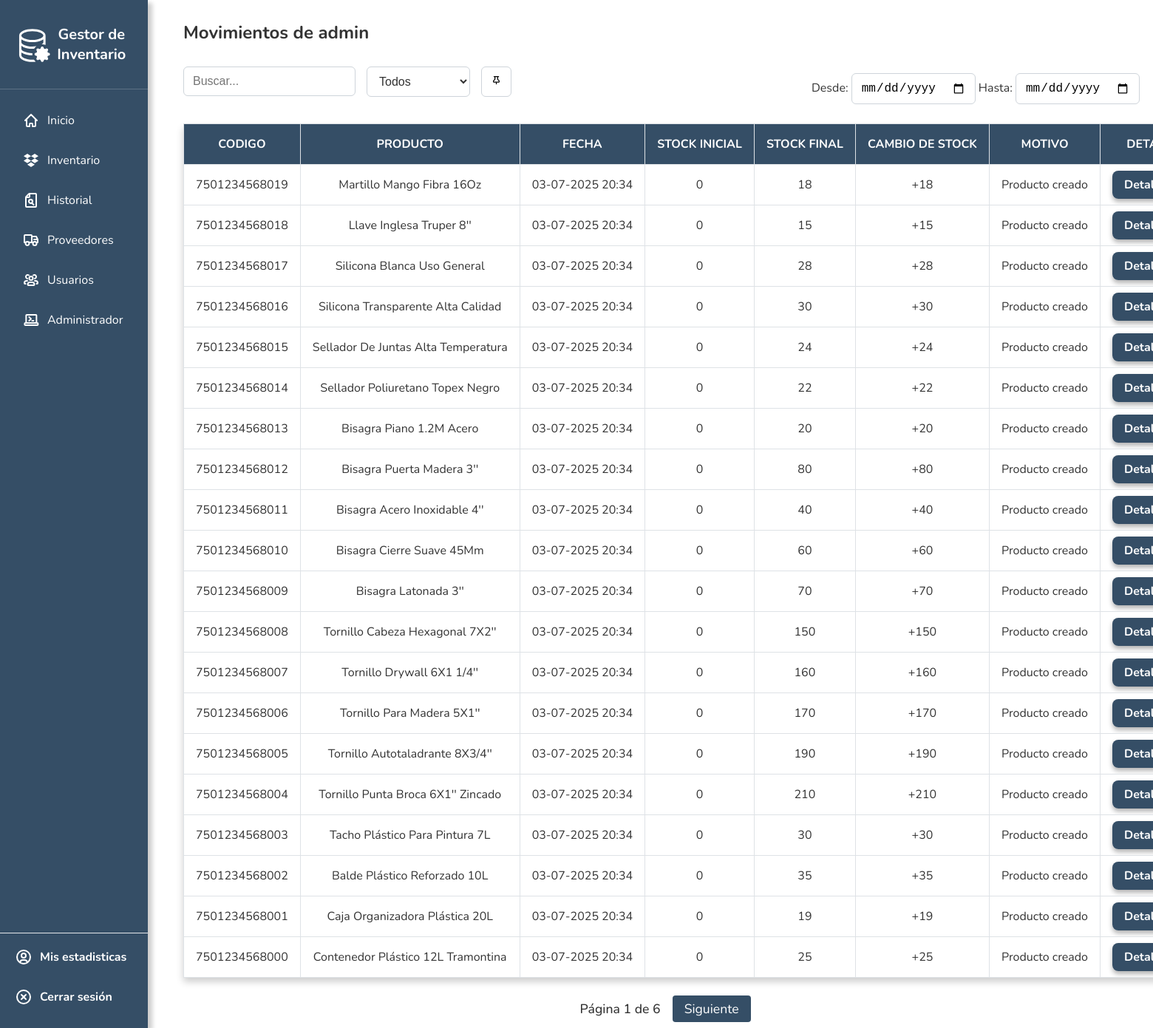
Screenshot of /user-mov/ (signed in) with the database file from the repository.
### inventory/models.py (models this page shows, shortened)
class HistorialMovimiento(models.Model):
    producto_id = models.IntegerField()
    nombre_producto = models.CharField(max_length=200)
    tipo_producto = models.CharField(max_length=50)
    codigo_barras = models.CharField(max_length=100, blank=True, null=True)
    fecha = models.DateTimeField(default=now)
    cambio_stock = models.IntegerField()
    stock_final = models.IntegerField()
    motivo = models.CharField(max_length=255, blank=True)
    usuario = models.ForeignKey(User, on_delete=models.SET_NULL, null=True, blank=True)
    precio = models.IntegerField()  # Assuming you want to track the price in the history
    boleta_codigo = models.CharField(max_length=32, blank=True, null=True, help_text="Código de boleta chileno (opcional)")

### inventory/views.py (the view)
# urls.py: path('user-mov/', user_mov, name='user_mov'),
@login_required
def user_mov(request):
    query = request.GET.get('q', '')
    product_type_filter = request.GET.get('type', '')
    start_date = request.GET.get('start')
    end_date = request.GET.get('end')
    movimientos = HistorialMovimiento.objects.filter(usuario=request.user).order_by('-fecha')
    if query:
        movimientos = movimientos.filter(
            Q(nombre_producto__icontains=query) |
            Q(codigo_barras__icontains=query)
        )
    if product_type_filter:
        movimientos = movimientos.filter(tipo_producto=product_type_filter)
    if start_date:
        try:
            start_date = datetime.strptime(start_date, '%Y-%m-%d').date()
            movimientos = movimientos.filter(fecha__date__gte=start_date)
        except ValueError:
            pass
    if end_date:
        try:
            end_date = datetime.strptime(end_date, '%Y-%m-%d').date()
            movimientos = movimientos.filter(fecha__date__lte=end_date)
        except ValueError:
            pass
    for mov in movimientos:
        mov.stock_inicial = mov.stock_final - mov.cambio_stock
    paginator = Paginator(movimientos, 20)
    page_number = request.GET.get('page')
    movimientos = paginator.get_page(page_number)
    product_types = HistorialMovimiento.objects.filter(usuario=request.user).values_list('tipo_producto', flat=True).distinct().order_by('tipo_producto')
    context = {
        'movimientos': movimientos,
        'product_types': product_types,
        'current_query': query,
        'current_type': product_type_filter,
        'current_start': request.GET.get('start', ''),
        'current_end': request.GET.get('end', ''),
        'user': request.user
    }
    return render(request, 'inv/user_mov.html', context)

### inventory/templates/inv/user_mov.html (shortened to what this page needs)
{% extends 'inv/base.html' %}
{% load static %}
{% block body %}
<h2>Movimientos de {{ user.username }}</h2>
<div class="container-set-inventory">
  <div class="add_buttons">
    <div class="inventory-left">
      <div class="button-group">
        <input type="text" id="searchInput" placeholder="Buscar..." class="form-control" value="{{ current_query }}" />
      </div>
      <div class="button-group">
        <select id="filterType" class="form-select">
          <option value="">Todos</option>
        </select>
        <button type="submit" class="dynamic-table-button"></button>
      </div>
    </div>
    <div class="button-group-2">
      <label for="startDate">Desde:</label>
      <input type="date" id="startDate" class="form-control" value="{{ current_start }}">
      <label for="endDate">Hasta:</label>
      <input type="date" id="endDate" class="form-control" value="{{ current_end }}">
    </div>
  </div>
</div>
<div id="tablaHistorial">
  {% include 'inv/tabla_user_mov.html' %}
</div>
{% endblock %}

### inventory/templates/inv/tabla_user_mov.html (shortened to what this page needs)
<table class="table table-striped">
  <thead>
    <tr>
      <th>Codigo</th>
      <th>Producto</th>
      <th>Fecha</th>
      <th>Stock Inicial</th>
      <th>Stock Final</th>
      <th>Cambio de Stock</th>
      <th>Motivo</th>
      <th>Detalle</th>
    </tr>
  </thead>
  <tbody>
    {% for mov in movimientos %}
      <tr>
        <td>{{ mov.codigo_barras }}</td>
        <td>{{ mov.nombre_producto }}</td>
        <td>{{ mov.fecha|date:"d-m-Y H:i" }}</td>
        <td>
          {% if mov.stock_inicial %}
            {{ mov.stock_inicial }}
          {% else %}
            {{ mov.stock_final|add:mov.cambio_stock|add:"-"|add:mov.cambio_stock|add:"-"|add:mov.cambio_stock|default:0 }}
          {% endif %}
        </td>
        <td>{{ mov.stock_final }}</td>
        <td>{% if mov.cambio_stock > 0 %}+{% endif %}{{ mov.cambio_stock }}</td>
        <td>{{ mov.motivo }}</td>
        <td style="padding-right:30px;">
          <a href="{% url 'detalle_user_mov' mov.pk %}" class="btn-detalles">Detalles</a>
        </td>
      </tr>
    {% empty %}
      <tr><td colspan="8">No hay movimientos.</td></tr>
    {% endfor %}
  </tbody>
</table>
<div class="pagination">
  <span>Página {{ movimientos.number }} de {{ movimientos.paginator.num_pages }}</span>
  {% if movimientos.has_next %}
    <a href="?page={{ movimientos.next_page_number }}&q={{ current_query }}&type={{ current_type }}&start={{ current_start }}&end={{ current_end }}">Siguiente</a>
  {% endif %}
</div>

### inventory/static/css/style.css (style rules this page uses)
.button-group { display: flex; gap: 15px; margin-bottom: 20px; }
.button-group-2 { display: inline-block; margin-right: 10px; vertical-align: middle; }
button.dynamic-table-button { background-color: white; border-radius: 6px; border: 1px solid #ced4da; padding: 10px 12px; font-size: 1rem; margin-top: 10px; transition: border-color 0.2s; }
.form-select { padding: 6px 12px; border: 1px solid #ced4da; border-radius: 4px; background: #fff; font-size: 1rem; color: #333; min-width: 140px; outline: none; transition: border-color 0.2s; }
.form-control { border-radius: 6px; border: 1px solid #ced4da; padding: 10px 12px; font-size: 1rem; margin-top: 10px; transition: border-color 0.2s; }
.add_buttons select#filterType { border-radius: 6px; border: 1px solid #ced4da; padding: 10px 12px; font-size: 1rem; margin-top: 10px; transition: border-color 0.2s; }
.add_buttons { display: flex; justify-content: space-between; align-items: center; flex-wrap: wrap; }
.inventory-left { display: flex; align-items: center; gap: 15px; }
.pagination { display: flex; justify-content: center; align-items: center; margin-top: 24px; gap: 16px; font-size: 1.1em; }
.pagination a { color: #fff; background: #354e66; padding: 6px 16px; border-radius: 4px; text-decoration: none; transition: background 0.2s; }
.pagination span { color: #333; font-weight: 500; }

### rows the page displays
HistorialMovimiento: codigo_barras "7501234568019", nombre_producto "Martillo Mango Fibra 16Oz", fecha "03-07-2025 20:34", stock_final|add "0", stock_final "18", cambio_stock "18", motivo "Producto creado"
HistorialMovimiento: codigo_barras "7501234568018", nombre_producto "Llave Inglesa Truper 8''", fecha "03-07-2025 20:34", stock_final|add "0", stock_final "15", cambio_stock "15", motivo "Producto creado"
HistorialMovimiento: codigo_barras "7501234568017", nombre_producto "Silicona Blanca Uso General", fecha "03-07-2025 20:34", stock_final|add "0", stock_final "28", cambio_stock "28", motivo "Producto creado"
HistorialMovimiento: codigo_barras "7501234568016", nombre_producto "Silicona Transparente Alta Calidad", fecha "03-07-2025 20:34", stock_final|add "0", stock_final "30", cambio_stock "30", motivo "Producto creado"
HistorialMovimiento: codigo_barras "7501234568015", nombre_producto "Sellador De Juntas Alta Temperatura", fecha "03-07-2025 20:34", stock_final|add "0", stock_final "24", cambio_stock "24", motivo "Producto creado"
HistorialMovimiento: codigo_barras "7501234568014", nombre_producto "Sellador Poliuretano Topex Negro", fecha "03-07-2025 20:34", stock_final|add "0", stock_final "22", cambio_stock "22", motivo "Producto creado"
HistorialMovimiento: codigo_barras "7501234568013", nombre_producto "Bisagra Piano 1.2M Acero", fecha "03-07-2025 20:34", stock_final|add "0", stock_final "20", cambio_stock "20", motivo "Producto creado"
HistorialMovimiento: codigo_barras "7501234568012", nombre_producto "Bisagra Puerta Madera 3''", fecha "03-07-2025 20:34", stock_final|add "0", stock_final "80", cambio_stock "80", motivo "Producto creado"
HistorialMovimiento: codigo_barras "7501234568011", nombre_producto "Bisagra Acero Inoxidable 4''", fecha "03-07-2025 20:34", stock_final|add "0", stock_final "40", cambio_stock "40", motivo "Producto creado"
HistorialMovimiento: codigo_barras "7501234568010", nombre_producto "Bisagra Cierre Suave 45Mm", fecha "03-07-2025 20:34", stock_final|add "0", stock_final "60", cambio_stock "60", motivo "Producto creado"
HistorialMovimiento: codigo_barras "7501234568009", nombre_producto "Bisagra Latonada 3''", fecha "03-07-2025 20:34", stock_final|add "0", stock_final "70", cambio_stock "70", motivo "Producto creado"
HistorialMovimiento: codigo_barras "7501234568008", nombre_producto "Tornillo Cabeza Hexagonal 7X2''", fecha "03-07-2025 20:34", stock_final|add "0", stock_final "150", cambio_stock "150", motivo "Producto creado"
HistorialMovimiento: codigo_barras "7501234568007", nombre_producto "Tornillo Drywall 6X1 1/4''", fecha "03-07-2025 20:34", stock_final|add "0", stock_final "160", cambio_stock "160", motivo "Producto creado"
HistorialMovimiento: codigo_barras "7501234568006", nombre_producto "Tornillo Para Madera 5X1''", fecha "03-07-2025 20:34", stock_final|add "0", stock_final "170", cambio_stock "170", motivo "Producto creado"
HistorialMovimiento: codigo_barras "7501234568005", nombre_producto "Tornillo Autotaladrante 8X3/4''", fecha "03-07-2025 20:34", stock_final|add "0", stock_final "190", cambio_stock "190", motivo "Producto creado"
HistorialMovimiento: codigo_barras "7501234568004", nombre_producto "Tornillo Punta Broca 6X1'' Zincado", fecha "03-07-2025 20:34", stock_final|add "0", stock_final "210", cambio_stock "210", motivo "Producto creado"
HistorialMovimiento: codigo_barras "7501234568003", nombre_producto "Tacho Plástico Para Pintura 7L", fecha "03-07-2025 20:34", stock_final|add "0", stock_final "30", cambio_stock "30", motivo "Producto creado"
HistorialMovimiento: codigo_barras "7501234568002", nombre_producto "Balde Plástico Reforzado 10L", fecha "03-07-2025 20:34", stock_final|add "0", stock_final "35", cambio_stock "35", motivo "Producto creado"
HistorialMovimiento: codigo_barras "7501234568001", nombre_producto "Caja Organizadora Plástica 20L", fecha "03-07-2025 20:34", stock_final|add "0", stock_final "19", cambio_stock "19", motivo "Producto creado"
HistorialMovimiento: codigo_barras "7501234568000", nombre_producto "Contenedor Plástico 12L Tramontina", fecha "03-07-2025 20:34", stock_final|add "0", stock_final "25", cambio_stock "25", motivo "Producto creado"

### other values shown
{{ user.username }} "admin"
{{ movimientos.number }} "1"
{{ movimientos.paginator.num_pages }} "6"
